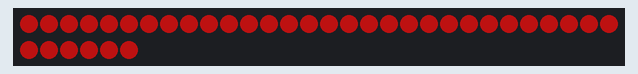
A sketch run on a simulated Arduino Uno, built with avr-gcc and run on an emulated ATmega328P. On the bench: 36 RGB LEDs in strip order, left to right, continuing on the next row. Dim RGB values are drawn brighter than linear; what the sketch prints to the serial monitor is not drawn.

Above: at 0.4 s.
At 4.4 s:
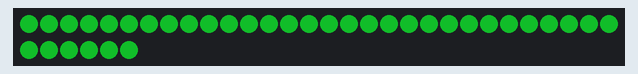
At 8.5 s:
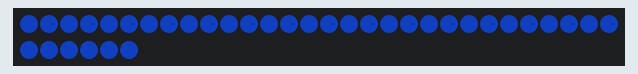
At 12.5 s:
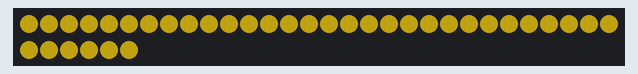
At 20.5 s:
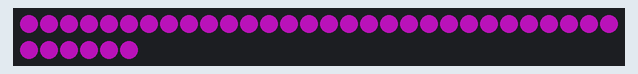
At 28.6 s:
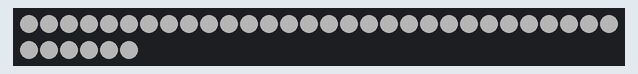

The sketch:

arduino_led_test.ino
```cpp
/*
 * ====================================================================
 * OCTOPY - TEST LED ARDUINO (WS2812B / NEOPIXEL A 5V)
 * ====================================================================
 * Prueba ciclica de colores para tira WS2812B conectada a Arduino
 * (Arduino Uno, Nano, Mega o compatible a 5V nativos).
 *
 * ESPECIFICACIONES:
 * - Pin de Datos Tira: Pin Digital 6 (Cambiable segun tu conexion)
 * - Cantidad de LEDs:  36 LEDs
 * - Tiempo por color:  4 Segundos
 * - Salida Serial:     115200 baudios (Muestra color activo y codigo RGB)
 * - Proteccion:        Limpia bufer antes de cada cambio para evitar
 *                      colores pegados.
 * ====================================================================
 */

#include <Adafruit_NeoPixel.h>

// --------------------------------------------------
// CONFIGURACION DE HARDWARE
// --------------------------------------------------
#define PIN_WS2812     6    // Pin digital del Arduino conectado a DIN de la tira
#define NUM_LEDS       36   // Longitud de la tira (36 LEDs)
#define RGB_BRIGHTNESS 90   // Brillo (0 a 255)

Adafruit_NeoPixel strip(NUM_LEDS, PIN_WS2812, NEO_GRB + NEO_KHZ800);

// --------------------------------------------------
// DEFINICION DE COLORES
// --------------------------------------------------
struct ColorDef {
  const char* name;
  const char* hex;
  uint8_t r;
  uint8_t g;
  uint8_t b;
};

const ColorDef PALETTE[] = {
  {"1. ROJO",         "#DC1414", 220, 20,  20},
  {"2. VERDE",        "#14DC32", 20,  220, 50},
  {"3. AZUL",         "#1450F0", 20,  80,  240},
  {"4. AMARILLO",     "#F0C814", 240, 200, 20},
  {"5. CYAN / AQUA",  "#14DCDC", 20,  220, 220},
  {"6. MAGENTA",      "#C814C8", 200, 20,  200},
  {"7. NARANJA",      "#F06414", 240, 100, 20},
  {"8. BLANCO",       "#B4B4B4", 180, 180, 180},
  {"9. APAGADO/OFF",  "#000000", 0,   0,   0}
};

const uint8_t TOTAL_COLORS = sizeof(PALETTE) / sizeof(PALETTE[0]);
int currentColorIndex = 0;

// --------------------------------------------------
// FUNCIONES DE CONTROL DE LA TIRA
// --------------------------------------------------
void clearStrip() {
  strip.clear();
  strip.show();
  delay(15); // Pausa de estabilizacion (latch) para los chips WS2812
}

void applyColor(uint8_t r, uint8_t g, uint8_t b) {
  // Limpiar primero fisicamente el bufer para evitar residuos o pixeles pegados
  clearStrip();

  if (r > 0 || g > 0 || b > 0) {
    for (uint16_t i = 0; i < NUM_LEDS; i++) {
      strip.setPixelColor(i, strip.Color(r, g, b));
    }
    strip.show();
  }
}

// --------------------------------------------------
// SETUP
// --------------------------------------------------
void setup() {
  Serial.begin(115200);
  delay(300);

  Serial.println();
  Serial.println(F("=================================================="));
  Serial.println(F("   OCTOPY - TEST LED ARDUINO (WS2812B / 5V)"));
  Serial.println(F("=================================================="));
  Serial.print(F("Pin de Datos:  Digital ")); Serial.println(PIN_WS2812);
  Serial.print(F("Num de LEDs:   "));        Serial.println(NUM_LEDS);
  Serial.print(F("Tiempo color:  4 segundos"));
  Serial.println();
  Serial.println(F("=================================================="));

  strip.begin();
  strip.setBrightness(RGB_BRIGHTNESS);
  clearStrip();

  Serial.println(F("Iniciando secuencia ciclica...\n"));
}

// --------------------------------------------------
// LOOP PRINCIPAL (CICLO CADA 4 SEGUNDOS)
// --------------------------------------------------
void loop() {
  ColorDef col = PALETTE[currentColorIndex];

  // Imprimir por terminal Serial que color esta activo
  Serial.println(F("--------------------------------------------------"));
  Serial.print(F(">> MOSTRANDO: "));
  Serial.println(col.name);
  Serial.print(F("   HEX: "));
  Serial.print(col.hex);
  Serial.print(F(" | RGB: ("));
  Serial.print(col.r);
  Serial.print(F(", "));
  Serial.print(col.g);
  Serial.print(F(", "));
  Serial.print(col.b);
  Serial.println(F(")"));
  Serial.println(F("   Duracion: 4 segundos..."));

  // Aplicar el color a la tira fisica
  applyColor(col.r, col.g, col.b);

  // Esperar los 4 segundos completos con conteo en consola
  for (int seg = 4; seg > 0; seg--) {
    delay(1000);
    Serial.print(F("."));
  }
  Serial.println();

  // Avanzar al siguiente color de forma ciclica (1 -> 9 -> 1)
  currentColorIndex = (currentColorIndex + 1) % TOTAL_COLORS;
}
```

Measured:
- what the display in image 0 shows lasts 4.0 s, from 0.4 s to 4.4 s
